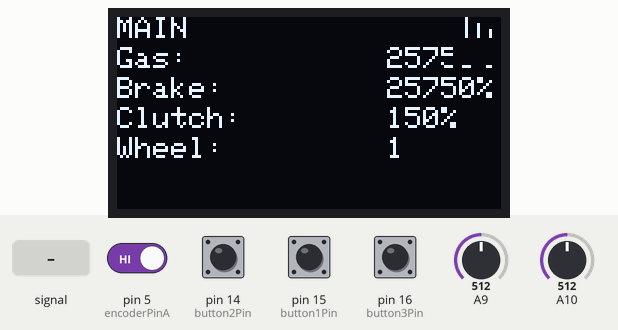
A sketch run on a simulated Arduino Leonardo, built with avr-gcc and run on an emulated ATmega32U4. On the bench: 128×64 one-colour display. The test bench sets the inputs (shaded band); at power-on: pin 5 (encoderPinA), pin 14 (button2Pin), pin 15 (button1Pin), pin 16 (button3Pin) HIGH, A9 = 512, A10 = 512. USB keyboard and mouse output is not drawn.

Above: at 1.2 s.
1.3 s: A9 fed a 200 Hz sine of ±81 counts around its level
At 2.76 s:
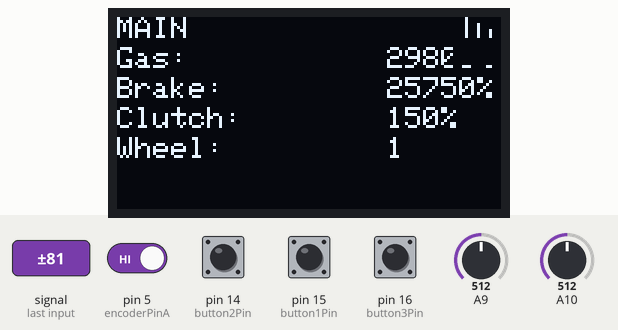
3.1 s: pin 14 (button2Pin) pulled LOW for 0.15 s
At 3.35 s:
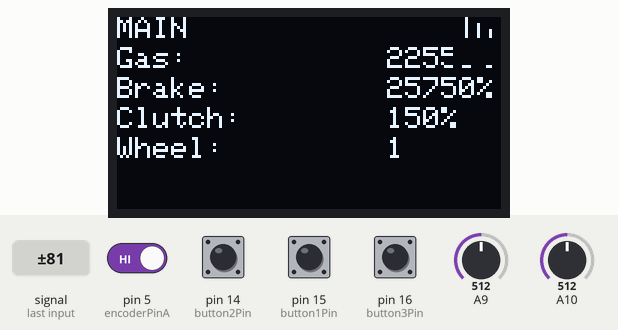
3.8 s: A9 set to 716
At 5.1 s:
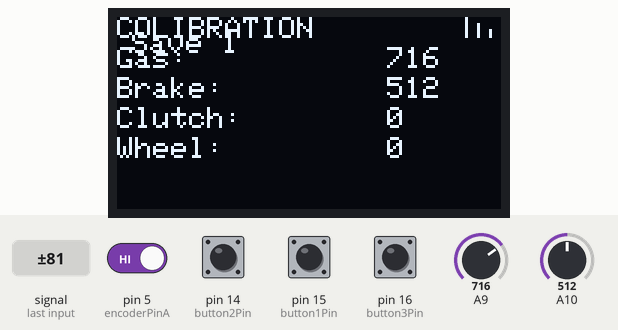
5.4 s: pin 14 (button2Pin) pulled LOW for 1 s
At 8.2 s:
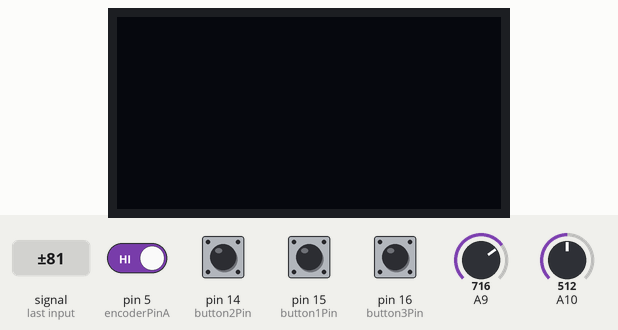
8.5 s: pin 14 (button2Pin) pulled LOW for 0.15 s
At 10.6 s:
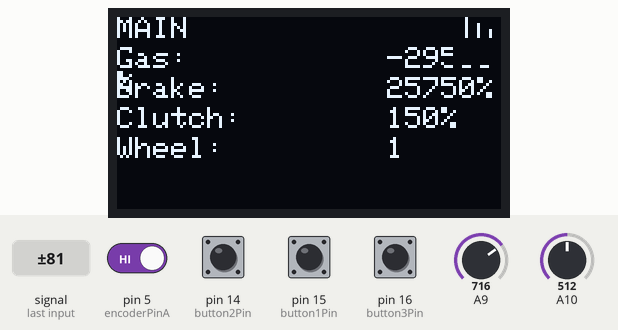
Timing chart, 0 to 11.8 s (numbered marks = the images above; inputs shaded):
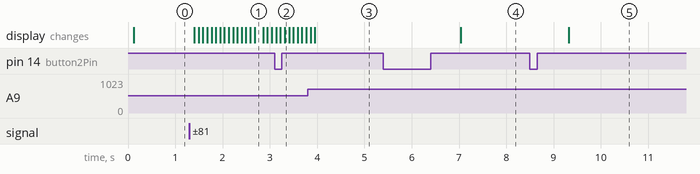

The sketch:

sketchProject.ino
```cpp
#include "inc/Core.hpp"

Core* core = nullptr;

// Тип энкодера
enum EncoderType {
    TYPE_1 = 1,
    TYPE_2
};

EncoderType ENC_TYPE = TYPE_1;

// Пины энкодера
int encoderPinA = 5;
int encoderPinB = 6;

volatile int encCounter = 0;    // Счетчик энкодера
volatile boolean lastState;     // Последнее состояние канала A энкодера
volatile boolean turnFlag;      // Флаг для типа энкодера

void setup() {
    core = new Core();  // Инициализируем ядро
    pinMode(encoderPinA, INPUT); // Настраиваем пин A как вход
    pinMode(encoderPinB, INPUT); // Настраиваем пин B как вход

    lastState = digitalRead(encoderPinA);  // Читаем начальное состояние пина A
    setupTmr();  // Настраиваем таймер для опроса энкодера
}

// Функция обработки изменения состояния энкодера
void encTick() {
    bool currentState = digitalRead(encoderPinA);  // Чтение текущего состояния пина A
    if (currentState != lastState) {  // Проверка изменения состояния
        if (ENC_TYPE == TYPE_1) {
            // Логика для энкодера первого типа
            turnFlag = !turnFlag;  // Инвертируем флаг при каждом изменении
            if (turnFlag) {
                // Увеличиваем или уменьшаем счетчик в зависимости от состояния пина B
                encCounter += (digitalRead(encoderPinB) != lastState) ? -1 : 1;
            }
        } else if (ENC_TYPE == TYPE_2) {
            // Логика для второго типа энкодера
            encCounter += (digitalRead(encoderPinB) != lastState) ? -1 : 1;
        }
        lastState = currentState;  // Обновляем предыдущее состояние
    }
}

void loop() {
    if (core != nullptr) {
        if (!digitalRead(15)) {
            encCounter = 0;
        }
        core->gameLoop(encCounter);  // Передаем текущее значение энкодера в основную логику игры
    }
}

// Настройка таймера 3, канал А, с периодом 0.5 мс для опроса энкодера
void setupTmr() {
  noInterrupts();  // Отключаем прерывания на время настройки таймера
  TCCR3A = 0;      // Очищаем регистр управления таймером A
  TCCR3B = 0b00001010;  // Выбираем делитель 8 и режим CTC (Clear Timer on Compare Match)
  TIMSK3 = 0b00000010;  // Разрешаем прерывания по сравнению с OCR3A
  OCR3A = 999;  // Устанавливаем значение для создания периода 0.5 мс (при частоте 16 МГц и делителе 8)
  interrupts();  // Включаем прерывания
}

// Опрос энкодера в прерывании
ISR(TIMER3_COMPA_vect) {
  encTick();  // Обработка энкодера
}
```

Core.hpp
```cpp
#ifndef CORE_HPP
#define CORE_HPP

#include <EEPROM.h>
//#include <GyverEncoder.h>
#include <GyverButton.h>
#include <HID-Project.h>

#include "display.hpp"


class Core
{
private:
   // Encoder* encoder = nullptr;


    Display* display = nullptr;

    int gasMin = 0, gasMax = 1023;
    int brakeMin = 0, brakeMax = 1023;
    int clutchMin = 0, clutchMax = 1023;
    int wheelMaxDeg = 180;

    int scense = 1;
    int collibrationSens = 0;
    volatile int encCounter = 0;
    unsigned long lastTimeDisplay = 0, lastTimePedal = 0, lastTimeGamepad = 0, lastTimefirmware = 0;

    int message[5] = {0, 0, 0, 0, 0};

    bool INVERSALEWHEEL = false;
    bool INVERTEDPEDAL = false;
    bool REFLASHINGMODE = false;

    // buttons
    const int button1Pin = 15, button2Pin = 14, button3Pin = 16;
    GButton* button1 = nullptr;
    GButton* button2 = nullptr;
    GButton* button3 = nullptr;

    void scenses();
    void pedalLogic();
    void gamepad();
    //void logicEncoder();
    void Keyboard();

    void getingFromEEPROM();
    void savingToEEPROM();
public:
    Core();
    void gameLoop(int en);
    ~Core();
};


#endif // CORE_HPP
```

display.hpp
```cpp
#ifndef DISPLAY_HPP
#define DISPLAY_HPP

#include <Wire.h>
#include <Adafruit_GFX.h>
#include <Adafruit_SSD1306.h>


class Display {
    public:
        Display(int SCREEN_W, int SCREEN_H);
        void update();
        void updateLogic();
        void clear();

        void setScene1(int gas, int brake, int clutch, int wheel, int HShifter, int gear); // сцена 1 основная
        void setScene2(int gas, int brake, int clutch, int wheel, int HShifter, int gear); // сцена 2 калибровка
        void setScene3(int pedalMode, int wheelMode); // сцена 3 установка режима работы
        void drawSave(bool show, int mode);

        void setConnectionIndicator(bool connected);
    private:
        Adafruit_SSD1306 display = Adafruit_SSD1306(SCREEN_WIDTH, SCREEN_HEIGHT, &Wire, -1);

        int SCREEN_WIDTH, SCREEN_HEIGHT;
        unsigned long lastTimeSave;
        bool saveShow = false;
};

#endif // DISPLAY_HPP
```

Core.cpp
```cpp
#include "../inc/Core.hpp"
Core::Core() : wheelMaxDeg(180), scense(1), encCounter(0), lastTimeDisplay(0), lastTimePedal(0), lastTimeGamepad(0),
INVERSALEWHEEL(false), INVERTEDPEDAL(false), button1Pin(15), button2Pin(14), button3Pin(16), gasMin(0), gasMax(1023), brakeMin(0), brakeMax(1023), clutchMin(0), clutchMax(1023), REFLASHINGMODE(false)
{
    Serial.begin(9600);

    Gamepad.begin();

    display = new Display(128, 64);

    button1 = new GButton(button1Pin);
    button2 = new GButton(button2Pin);
    button3 = new GButton(button3Pin);

    button1->setDebounce(50);        // настройка антидребезга (по умолчанию 80 мс)
    button1->setTimeout(1000);        // настройка таймаута на удержание (по умолчанию 500 мс)
    button1->setClickTimeout(600);   // настройка таймаута между кликами (по умолчанию 300 мс)

    button2->setDebounce(50);
    button2->setTimeout(1000);
    button2->setClickTimeout(600);

    button3->setDebounce(50);
    button3->setTimeout(1000);
    button3->setClickTimeout(600);


    display->clear();

    pinMode(9, INPUT);
    pinMode(10, INPUT);

    getingFromEEPROM();
}

Core::~Core()
{
    //if (encoder) delete encoder;
    if (button1) delete button1;
    if (button2) delete button2;
    if (button3) delete button3;

    if (display) delete display;
}

void Core::gameLoop(int en) {
    encCounter = en;
    if (!REFLASHINGMODE) {
        pedalLogic();
       // logicEncoder();
        gamepad();
        scenses();
    }
    Keyboard();
}


void Core::pedalLogic() {
    message[0] = analogRead(9);  // Газ
    message[1] = analogRead(10);  // Газ
    message[2] = 0;  // Сцепление
    message[3] = 0;
    message[4] = 0;


    // if (pedal->lisening()) {
    //     message = pedal->getMessage();
    // }

}

void Core::scenses() {
    if (millis() - lastTimeDisplay > 90) {
        lastTimeDisplay = millis();
        display->clear();
        if (scense == 1){
            if (message != nullptr) {
                display->setScene1(
                   map(message[0], gasMin-2, gasMax, 0, 100),
                      map(message[1], brakeMin-2, brakeMax, 0, 100),
                      map(message[2], clutchMin-2, clutchMax, 0, 100),
                       constrain(encCounter, -wheelMaxDeg, wheelMaxDeg),
                        message[3], message[4]);
                display->setConnectionIndicator(true);
            } else {
                display->setScene1(00, 00, 00, encCounter, 0, 0);
                display->setConnectionIndicator(false);
            }
        } else if (scense == 2){
             if (message != nullptr) {
                display->setConnectionIndicator(true);
                display->setScene2(message[0], message[1], message[2], encCounter, 0, 0);
                if (collibrationSens == 0) {
                    display->drawSave(true, 1);
                    if (button3->isSingle()) {
                        collibrationSens = 1;
                        gasMin = message[0];
                        brakeMin = message[1];
                        clutchMin = message[2];
                        EEPROM.put(2, gasMax);
                        EEPROM.put(6, brakeMax);
                        EEPROM.put(10, clutchMax);
                        EEPROM.put(12, abs(encCounter));
                    }
                } else if (collibrationSens == 1) {
                    display->drawSave(true, 2);
                    if (button3->isSingle()) {
                        gasMax = message[0];
                        brakeMax = message[1];
                        clutchMax = message[2];
                        collibrationSens = 0;
                        EEPROM.put(0, gasMin);
                        EEPROM.put(4, brakeMin);
                        EEPROM.put(8, clutchMin);
                        getingFromEEPROM();
                    }
                }
            } else {
                display->setScene2(00, 00, 00, encCounter, 0, 0);
                display->setConnectionIndicator(false);
            }
        }
        display->updateLogic();
        display->update();
    }
}

void Core::gamepad() {
    if (millis() - lastTimeGamepad > 10) {
        lastTimeGamepad = millis();
        int wheel;
        if (INVERSALEWHEEL) wheel = constrain(-encCounter, -wheelMaxDeg, wheelMaxDeg);
        else wheel = constrain(encCounter, -wheelMaxDeg, wheelMaxDeg);
        wheel = map(wheel, -wheelMaxDeg, wheelMaxDeg, -32768, 32767);
        Gamepad.xAxis(wheel);

        int gas = 0, brake = 0, clutch = 0;  // Инициализация значений


        gas = map(message[0], gasMin-2, gasMax, -127,128);
        brake = map(message[1], brakeMin-2, brakeMax, -127, 128);
        clutch = map(message[2], clutchMin-1, clutchMax, -127, 128);
        if (INVERTEDPEDAL) {
            gas = -gas;
            brake = -brake;
            clutch = -clutch;
        }

        Gamepad.xAxis(wheel);  // Устанавливаем ось X
        Gamepad.ryAxis(gas);    // Устанавливаем ось Y (значение газа)
        Gamepad.rxAxis(brake);  // Устанавливаем ось Z (значение тормоза)
        Gamepad.rzAxis(clutch);  // Устанавливаем ось Rz (значение сцепления)
        Gamepad.write();
    }
}


void Core::savingToEEPROM() {
    EEPROM.put(0, gasMin);
    EEPROM.put(2, gasMax);
    EEPROM.put(4, brakeMin);
    EEPROM.put(6, brakeMax);
    EEPROM.put(8, clutchMin);
    EEPROM.put(10, clutchMax);
    EEPROM.put(12, wheelMaxDeg);
    EEPROM.put(14, INVERSALEWHEEL);
}


void Core::getingFromEEPROM() {
    EEPROM.get(0, gasMin);
    EEPROM.get(2, gasMax);
    EEPROM.get(4, brakeMin);
    EEPROM.get(6, brakeMax);
    EEPROM.get(8, clutchMin);
    EEPROM.get(10, clutchMax);
    EEPROM.get(12, wheelMaxDeg);
    EEPROM.get(14, INVERSALEWHEEL);
}

void Core::Keyboard() {
    button1->tick();
    button2->tick();
    button3->tick();
    if (button1->isTriple()) {
        REFLASHINGMODE = !REFLASHINGMODE;
    }
    if (button1->isDouble()) {
        getingFromEEPROM();
    }

    if (button2->isSingle())
    {
        if (scense >= 3){
            scense = 1;
            collibrationSens = 0;
        } else {
            scense++;
            collibrationSens = 0;
        }
    }

}
```

display.cpp
```cpp
#include "../inc/display.hpp"

Display::Display(int SCREEN_W, int SCREEN_H) : SCREEN_WIDTH(SCREEN_W), SCREEN_HEIGHT(SCREEN_H), display(SCREEN_W, SCREEN_H, &Wire, -1) {
    display.begin(SSD1306_SWITCHCAPVCC, 0x3C);
    display.setTextColor(WHITE);
    display.clearDisplay();   // Инициализация дисплея с черной вкладкой
    display.display();  // Обновляем дисплей для отображения пустого экрана
    lastTimeSave = 0;
}

void Display::clear() {
    display.clearDisplay();
}

void Display::update() {
    display.display();
}

void Display::setConnectionIndicator(bool connected) {
    display.fillRect(SCREEN_WIDTH - 16, 0, 16, 16, BLACK);
    display.drawLine(SCREEN_WIDTH - 12, 0, SCREEN_WIDTH - 12, 6, WHITE);
    display.drawLine(SCREEN_WIDTH - 8, 2, SCREEN_WIDTH - 8, 6, WHITE);
    display.drawLine(SCREEN_WIDTH - 4, 4, SCREEN_WIDTH - 4, 6, WHITE);
    if (!connected) {
        display.drawLine(SCREEN_WIDTH - 3, 0, SCREEN_WIDTH - 1, 2, WHITE);
        display.drawLine(SCREEN_WIDTH - 1, 0, SCREEN_WIDTH - 3, 2, WHITE);
    }
}

void Display::setScene1(int gas, int brake, int clutch, int wheel, int HShifter, int gear) {
    display.setTextSize(1);
    display.setCursor(0, 0);
    display.print(F("MAIN"));

    display.setCursor(0, 10);
    display.print("Gas:           ");
    display.print(gas);
    display.print("%");

    display.setCursor(0, 20);
    display.print("Brake:         ");
    display.print(brake);
    display.print("%");

    display.setCursor(0, 30);
    display.print("Clutch:        ");
    display.print(clutch);
    display.print("%");

    display.setCursor(0, 40);
    display.print("Wheel:         ");
    display.print(wheel);
}

void Display::setScene2(int gas, int brake, int clutch, int wheel, int HShifter, int gear) {
    display.setTextSize(1);
    display.setCursor(0, 0);
    display.print("COLIBRATION");

    display.setCursor(0, 10);
    display.print("Gas:           ");
    display.print(gas);

    display.setCursor(0, 20);
    display.print("Brake:         ");
    display.print(brake);

    display.setCursor(0, 30);
    display.print("Clutch:        ");
    display.print(clutch);

    display.setCursor(0, 40);
    display.print("Wheel:         ");
    display.print(wheel);
}

void Display::setScene3(int pedalMode, int wheelMode) {
    display.setTextSize(1);
    display.setCursor(0, 0);
    display.print("SET MODE");


    display.setTextSize(2);
    display.setCursor(0, 20);
    display.print("Mode 50%:          ");
    if (pedalMode == 0) {
        display.print("OFF");
    } else {
        display.print("ON");
    }
}

void Display::drawSave(bool show, int mode) {
    if (show) {
        saveShow = true;
        display.setTextSize(1);
        display.setCursor(5,5);
        if (mode == 1) {
            display.print("Save 1");
        } else if (mode == 2) {
            display.print("Save 2");
        }
    } else {
        saveShow = false;
        display.setTextSize(1);
        display.setCursor(5,5);
        display.print("   ");
    }
}

void Display::updateLogic() {
    if (saveShow) {
        if (millis() - lastTimeSave > 1000) {
            lastTimeSave = millis();
            drawSave(false , 0);
        }
    }
}


// void Display::drawSteeringWheel(int angle) {
//     display.clearDisplay();

//     // Рисуем руль
//     display.drawCircle(CENTER_X, CENTER_Y, RADIUS, WHITE); // Внешний круг
//     display.drawCircle(CENTER_X, CENTER_Y, RADIUS - 4, WHITE); // Внутренний круг (обод)

//     // Рисуем спицы руля
//     display.drawLine(CENTER_X, CENTER_Y, CENTER_X + RADIUS * cos(angle * DEG_TO_RAD), CENTER_Y + RADIUS * sin(angle * DEG_TO_RAD), WHITE);
//     display.drawLine(CENTER_X, CENTER_Y, CENTER_X + RADIUS * cos((angle + 120) * DEG_TO_RAD), CENTER_Y + RADIUS * sin((angle + 120) * DEG_TO_RAD), WHITE);
//     display.drawLine(CENTER_X, CENTER_Y, CENTER_X + RADIUS * cos((angle + 240) * DEG_TO_RAD), CENTER_Y + RADIUS * sin((angle + 240) * DEG_TO_RAD), WHITE);

//     display.display(); // Обновление экрана
// }

// void Display::rotateWheel(int angle) {
//     // Вращаем руль в одну сторону
//     for (angle = 0; angle < 360; angle += 5) {
//         drawSteeringWheel(angle);
//         delay(50); // Задержка для анимации
//     }

//     // Вращаем руль в другую сторону
//     for (angle = 360; angle > 0; angle -= 5) {
//         drawSteeringWheel(angle);
//         delay(50); // Задержка для анимации
//     }
// }
```

Measured:
- after the input at 1.3 s, the display: first changes after 0.10 s (image 1 shows a later state)
- after the input at 5.4 s, the display: changes after 1.6 s (image 4)
- after the input at 8.5 s, the display: changes after 0.82 s (image 5)
